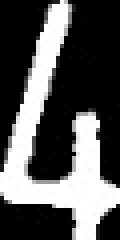
#> input picture LicensePlateRecognition/data/4/3.jpg, 30 x 60 px, found by its file name (shown 4 times larger)
$ python ORS.py
#> lines starting #> are read from the running program, lines starting #| are printed output that depends on the picture; after the words box and inside, x2 and y2 are one past the last pixel; in counts of white or black regions, pixels touching at a corner belong together
import numpy as np
import cv2
import pytesseract
import matplotlib.pyplot as plt
from PIL import Image

img = cv2.imread('3.jpg')
#> img is the input picture: shape (60, 30, 3); min 0, max 255, mean 86.6
cv2.imshow('Hinh anh goc',img)
gray = cv2.cvtColor(img, cv2.COLOR_BGR2GRAY)
thresh = cv2.adaptiveThreshold(gray,255,cv2.ADAPTIVE_THRESH_GAUSSIAN_C, cv2.THRESH_BINARY,11,2)
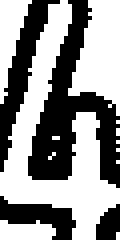
#> thresh: shape (60, 30) (shown 4 times larger); 57.2% white; 4 black regions
contours,h = cv2.findContours(thresh,1,2)
#> contours = 12 contours, 8 with area under 20; largest, box (x1, y1, x2, y2) and area: (0, 0, 30, 60) 520, (17, 0, 30, 29) 204, (0, 0, 8, 26) 72, (0, 55, 14, 60) 40; h = [[1, -1, -1, -1], [2, 0, -1, -1], [3, 1, -1, -1], [4, 2, -1, -1], [5, 3, -1, -1], [6, 4, -1, -1], [7, 5, -1, -1], [8, 6, -1, -1], [9, 7, -1, -1], [10, 8, -1, -1], [11, 9, -1, -1], [-1, 10, -1, -1]]
largest_rectangle = [0,0]
for cnt in contours:
  approx = cv2.approxPolyDP(cnt,0.01*cv2.arcLength(cnt,True),True)
  if len(approx)==4:
    area = cv2.contourArea(cnt)
    if area > largest_rectangle[0]:
      largest_rectangle = [cv2.contourArea(cnt),cnt,approx]
#> this loop made 12 passes
#> approx on passes 1, 3, 4, 5, 6, 7, 8, 9: [[29, 58], [29, 59]], [[29, 40]], [[13, 38], [12, 39]], [[29, 37]], [[29, 35]], [[13, 34], [14, 34]], [[29, 32], [29, 33]], [[29, 30]]
#> after the loop, largest_rectangle = [0, 0]
#> (the run stopped early here; a loop or call above may not have finished)
